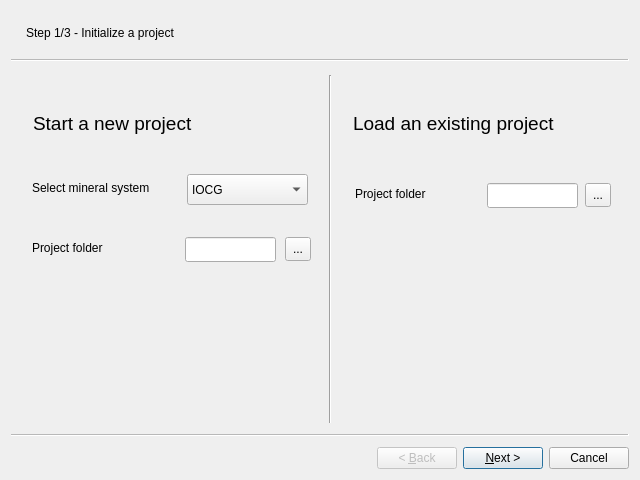
<?xml version="1.0" encoding="UTF-8"?>
<ui version="4.0">
 <class>Wizard</class>
 <widget class="QWizard" name="Wizard">
  <property name="geometry">
   <rect>
    <x>0</x>
    <y>0</y>
    <width>640</width>
    <height>480</height>
   </rect>
  </property>
  <property name="windowTitle">
   <string>EIS Wizard</string>
  </property>
  <property name="autoFillBackground">
   <bool>false</bool>
  </property>
  <property name="styleSheet">
   <string notr="true"/>
  </property>
  <property name="wizardStyle">
   <enum>QWizard::ClassicStyle</enum>
  </property>
  <widget class="QWizardPage" name="EISWizardProjectPage">
   <property name="title">
    <string/>
   </property>
   <property name="subTitle">
    <string>Step 1/3 - Initialize a project</string>
   </property>
   <attribute name="pageId">
    <string notr="true">page1</string>
   </attribute>
   <widget class="QComboBox" name="comboBox">
    <property name="geometry">
     <rect>
      <x>170</x>
      <y>107</y>
      <width>121</width>
      <height>31</height>
     </rect>
    </property>
    <item>
     <property name="text">
      <string>IOCG</string>
     </property>
    </item>
    <item>
     <property name="text">
      <string>Cobalt - VMS</string>
     </property>
    </item>
    <item>
     <property name="text">
      <string>Li - Sn - W</string>
     </property>
    </item>
    <item>
     <property name="text">
      <string>Other</string>
     </property>
    </item>
   </widget>
   <widget class="QLabel" name="label_4">
    <property name="geometry">
     <rect>
      <x>15</x>
      <y>110</y>
      <width>150</width>
      <height>21</height>
     </rect>
    </property>
    <property name="text">
     <string>Select mineral system</string>
    </property>
   </widget>
   <widget class="QLabel" name="label_2">
    <property name="geometry">
     <rect>
      <x>16</x>
      <y>46</y>
      <width>211</width>
      <height>21</height>
     </rect>
    </property>
    <property name="font">
     <font>
      <pointsize>14</pointsize>
     </font>
    </property>
    <property name="text">
     <string>Start a new project</string>
    </property>
   </widget>
   <widget class="QLabel" name="label_5">
    <property name="geometry">
     <rect>
      <x>15</x>
      <y>170</y>
      <width>111</width>
      <height>21</height>
     </rect>
    </property>
    <property name="text">
     <string>Project folder</string>
    </property>
   </widget>
   <widget class="QToolButton" name="toolButton">
    <property name="geometry">
     <rect>
      <x>268</x>
      <y>170</y>
      <width>26</width>
      <height>24</height>
     </rect>
    </property>
    <property name="text">
     <string>...</string>
    </property>
   </widget>
   <widget class="QLineEdit" name="lineEdit">
    <property name="geometry">
     <rect>
      <x>168</x>
      <y>170</y>
      <width>91</width>
      <height>25</height>
     </rect>
    </property>
   </widget>
   <widget class="QLabel" name="label_6">
    <property name="geometry">
     <rect>
      <x>338</x>
      <y>116</y>
      <width>111</width>
      <height>21</height>
     </rect>
    </property>
    <property name="text">
     <string>Project folder</string>
    </property>
   </widget>
   <widget class="QToolButton" name="toolButton_2">
    <property name="geometry">
     <rect>
      <x>568</x>
      <y>116</y>
      <width>26</width>
      <height>24</height>
     </rect>
    </property>
    <property name="text">
     <string>...</string>
    </property>
   </widget>
   <widget class="QLabel" name="label_3">
    <property name="geometry">
     <rect>
      <x>336</x>
      <y>46</y>
      <width>211</width>
      <height>21</height>
     </rect>
    </property>
    <property name="font">
     <font>
      <pointsize>14</pointsize>
     </font>
    </property>
    <property name="text">
     <string>Load an existing project</string>
    </property>
   </widget>
   <widget class="QLineEdit" name="lineEdit_2">
    <property name="geometry">
     <rect>
      <x>470</x>
      <y>116</y>
      <width>91</width>
      <height>25</height>
     </rect>
    </property>
   </widget>
   <widget class="Line" name="line">
    <property name="geometry">
     <rect>
      <x>303</x>
      <y>8</y>
      <width>20</width>
      <height>351</height>
     </rect>
    </property>
    <property name="autoFillBackground">
     <bool>false</bool>
    </property>
    <property name="styleSheet">
     <string notr="true">color: rgb(255, 255, 255);
border-top-color: rgb(255, 255, 255);
gridline-color: rgb(255, 255, 255);
border-color: rgb(255, 255, 255);
</string>
    </property>
    <property name="orientation">
     <enum>Qt::Vertical</enum>
    </property>
   </widget>
  </widget>
  <widget class="QWizardPage" name="EISWizardDataPage">
   <property name="title">
    <string/>
   </property>
   <property name="subTitle">
    <string>Step 2/3 – Preprocess and explore data</string>
   </property>
   <attribute name="pageId">
    <string notr="true">2</string>
   </attribute>
  </widget>
  <widget class="QWizardPage" name="EISWizardModelPage">
   <property name="title">
    <string/>
   </property>
   <property name="subTitle">
    <string>Step 3/3 – Run a model</string>
   </property>
   <attribute name="pageId">
    <string notr="true">page3</string>
   </attribute>
   <widget class="QTabWidget" name="tabWidget_3">
    <property name="geometry">
     <rect>
      <x>0</x>
      <y>0</y>
      <width>601</width>
      <height>401</height>
     </rect>
    </property>
    <property name="currentIndex">
     <number>0</number>
    </property>
    <widget class="QWidget" name="tab_5">
     <attribute name="title">
      <string>Model 1</string>
     </attribute>
     <widget class="QPushButton" name="pushButton_3">
      <property name="geometry">
       <rect>
        <x>190</x>
        <y>300</y>
        <width>89</width>
        <height>25</height>
       </rect>
      </property>
      <property name="text">
       <string>Run</string>
      </property>
     </widget>
     <widget class="QLabel" name="label_12">
      <property name="geometry">
       <rect>
        <x>20</x>
        <y>10</y>
        <width>251</width>
        <height>171</height>
       </rect>
      </property>
      <property name="styleSheet">
       <string notr="true">font: italic 11pt &quot;Ubuntu&quot;;</string>
      </property>
      <property name="inputMethodHints">
       <set>Qt::ImhNone</set>
      </property>
      <property name="text">
       <string>Lorem ipsum dolor sit amet, consectetur adipiscing elit. Quisque ullamcorper suscipit tortor, ac sagittis nibh cursus vel. Pellentesque nec sem nec lectus vulputate sodales ut in odio. Nullam nec tincidunt diam, vitae finibus purus. Sed rutrum malesuada odio, in imperdiet tortor commodo eu. </string>
      </property>
      <property name="wordWrap">
       <bool>true</bool>
      </property>
     </widget>
     <widget class="QLabel" name="label_13">
      <property name="geometry">
       <rect>
        <x>370</x>
        <y>40</y>
        <width>171</width>
        <height>51</height>
       </rect>
      </property>
      <property name="styleSheet">
       <string notr="true">font: italic 11pt &quot;Ubuntu&quot;;</string>
      </property>
      <property name="inputMethodHints">
       <set>Qt::ImhNone</set>
      </property>
      <property name="text">
       <string>This method is commonly used in X to achieve Y.</string>
      </property>
      <property name="wordWrap">
       <bool>true</bool>
      </property>
     </widget>
     <widget class="Line" name="line_3">
      <property name="geometry">
       <rect>
        <x>294</x>
        <y>10</y>
        <width>20</width>
        <height>351</height>
       </rect>
      </property>
      <property name="autoFillBackground">
       <bool>false</bool>
      </property>
      <property name="styleSheet">
       <string notr="true">color: rgb(255, 255, 255);
border-top-color: rgb(255, 255, 255);
gridline-color: rgb(255, 255, 255);
border-color: rgb(255, 255, 255);
</string>
      </property>
      <property name="orientation">
       <enum>Qt::Vertical</enum>
      </property>
     </widget>
     <widget class="QLabel" name="label_14">
      <property name="geometry">
       <rect>
        <x>370</x>
        <y>20</y>
        <width>67</width>
        <height>17</height>
       </rect>
      </property>
      <property name="font">
       <font>
        <weight>75</weight>
        <bold>true</bold>
       </font>
      </property>
      <property name="text">
       <string>In MPM</string>
      </property>
     </widget>
    </widget>
    <widget class="QWidget" name="tab_6">
     <attribute name="title">
      <string>Reclassify</string>
     </attribute>
     <widget class="QgsMapLayerComboBox" name="mMapLayerComboBox">
      <property name="geometry">
       <rect>
        <x>70</x>
        <y>30</y>
        <width>160</width>
        <height>27</height>
       </rect>
      </property>
     </widget>
     <widget class="QgsMapLayerComboBox" name="mMapLayerComboBox_2">
      <property name="geometry">
       <rect>
        <x>70</x>
        <y>70</y>
        <width>160</width>
        <height>27</height>
       </rect>
      </property>
     </widget>
     <widget class="QgsMapLayerComboBox" name="mMapLayerComboBox_3">
      <property name="geometry">
       <rect>
        <x>70</x>
        <y>110</y>
        <width>160</width>
        <height>27</height>
       </rect>
      </property>
     </widget>
     <widget class="QgsRasterBandComboBox" name="mRasterBandComboBox">
      <property name="geometry">
       <rect>
        <x>250</x>
        <y>30</y>
        <width>160</width>
        <height>27</height>
       </rect>
      </property>
     </widget>
     <widget class="QgsFieldComboBox" name="mFieldComboBox">
      <property name="geometry">
       <rect>
        <x>250</x>
        <y>70</y>
        <width>160</width>
        <height>27</height>
       </rect>
      </property>
     </widget>
    </widget>
   </widget>
  </widget>
 </widget>
 <customwidgets>
  <customwidget>
   <class>QgsFieldComboBox</class>
   <extends>QComboBox</extends>
   <header>qgsfieldcombobox.h</header>
  </customwidget>
  <customwidget>
   <class>QgsMapLayerComboBox</class>
   <extends>QComboBox</extends>
   <header>qgsmaplayercombobox.h</header>
  </customwidget>
  <customwidget>
   <class>QgsRasterBandComboBox</class>
   <extends>QComboBox</extends>
   <header>qgsrasterbandcombobox.h</header>
  </customwidget>
 </customwidgets>
 <resources/>
 <connections/>
</ui>
